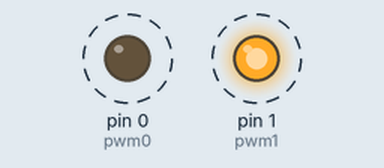
Simulated run of this sketch. Board: Arduino Uno, built with avr-gcc and run on an emulated ATmega328P. Shown: output pins drawn as LEDs (lit = HIGH). Dashed ring = blinking.

Above: at 0.1 s.
Timing chart, 0 to 3.0 s (numbered marks = the images above):
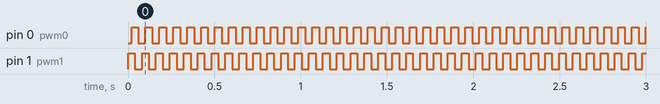

The sketch:

multnomah.ino
```cpp
#define pwm0 0
#define pwm1 1

int revs=128;

void setup()
{
  pinMode(pwm0, OUTPUT);
  pinMode(pwm1, OUTPUT);
}

void loop()
{
  for (float i=0;i<(3.1415*2);i+=(3.1415/revs))
  {
    analogWrite(pwm0,127*(-cos(i)+1));
    analogWrite(pwm1,127*(sin(i)+1));
  }
}
```

Measured:
- by itself, pin 0 (pwm0), pin 1 (pwm1): alternates HIGH for 0.04 s and LOW for 0.04 s
